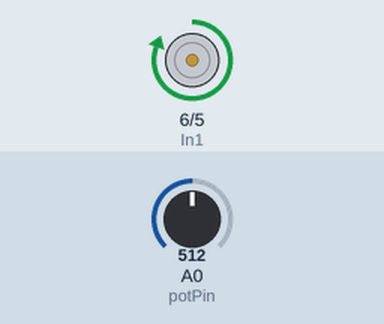
This sketch was run on a simulated Arduino Uno, built with avr-gcc and run on an emulated ATmega328P. Parts: motor-driver pin pairs drawn as motors (green arrow = first pin HIGH = forward, orange = second pin HIGH = backward, longer = more drive). The test bench sets the inputs (shaded band); at power-on: A0 (potPin) = 512. What the sketch prints to the serial monitor is not drawn.

Above: at 1.2 s.
1.3 s: A0 (potPin) set to 60
2.8 s: A0 (potPin) set to 51
At 5.0 s:
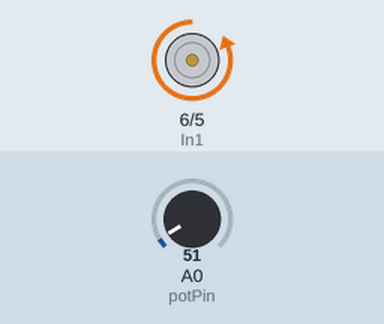
5.3 s: A0 (potPin) set to 842
6.8 s: A0 (potPin) set to 867
At 7.4 s:
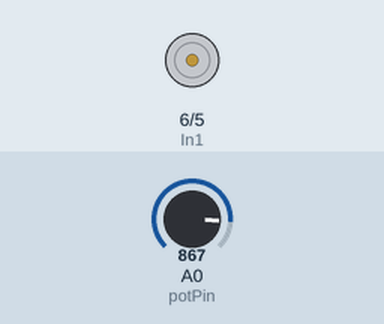
9.3 s: A0 (potPin) set to 0
At 11.1 s:
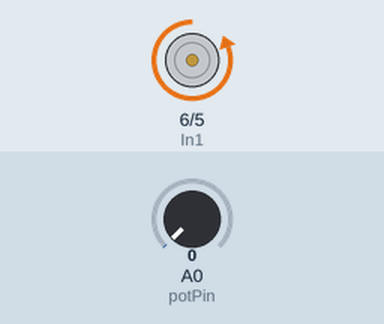
Timing chart, 0 to 12.6 s (numbered marks = the images above; inputs shaded):
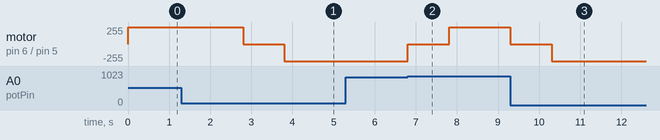

Measured:
- the behaviour switches between 58 and 57 on A0 (potPin) (found by bisection; images 0 and 1)
- the behaviour switches between 849 and 850 on A0 (potPin) (found by bisection; images 1 and 2)
- after the input at 2.8 s, motor on pin 6 (In1) / pin 5 (In2): forward 255/255 → stopped at once, → backward 255/255 1.0 s later
- after the input at 6.8 s, motor on pin 6 (In1) / pin 5 (In2): backward 255/255 → stopped at once, → forward 255/255 1.0 s later
- after the input at 9.3 s, motor on pin 6 (In1) / pin 5 (In2): forward 255/255 → stopped at once, → backward 255/255 1.0 s later

The sketch:

Actuator_Fix.ino
```cpp
//Pin declarations
int In1 = 6;
int In2 = 5;
int potPin = A0;

/*NOTE:
 * Sending HIGH to In2 and LOW to In1 will extend the actuator
 * Sending LOW to In2 and HIGH to In1 will retract the actuator
 * Sending LOW to In2 and LOW to In1 will stop the actuator movement
 */

void setup() {
  //Begins serial
  Serial.begin(9600);
  //Define pins
  pinMode(In1,OUTPUT);
  pinMode(In2,OUTPUT);
  pinMode(potPin, INPUT);
}

//This loop simply tests functions below
void loop() {
  //Testing PWM for variable speed
  sendToPosition(0);
  delay(1000);
  sendToPosition(100);
  delay(1000);
}

/*  @Author: Jon Kenneson
 *  @Date: September 2016
 *
 *  This function reads the potentiometer and returns mapped value in range 0-100%
 */
int getCurrentPosition() {
  int sensorValue = analogRead(potPin);
  sensorValue = map(sensorValue, 50, 850, 0, 100);
  if(sensorValue > 100) sensorValue = 100;
  else if(sensorValue < 0) sensorValue = 0;
  Serial.println(sensorValue);
  return sensorValue;
}

/*  @Author: Jon Kenneson
 *  @Date: September 2016
 *
 *  This function sends the actuator to a certain position determined by percentage extended sent in
 *  The actuator will extend if it is below the intended position, retract if above, or stay still if already in place
 */
void sendToPosition(int position) {
  int currentPosition = getCurrentPosition();

  //If we're below, extend the actuator
  if(currentPosition < position) {
    while(currentPosition < position) {
      digitalWrite(In1, LOW);
      digitalWrite(In2, HIGH);
      currentPosition = getCurrentPosition();
    }
      //Stop motion
      digitalWrite(In1, LOW);
      digitalWrite(In2, LOW);
  }
  //If we're above, retract the actuator
  else if (currentPosition > position) {
     while(currentPosition > position) {
      digitalWrite(In1, HIGH);
      digitalWrite(In2, LOW);
      currentPosition = getCurrentPosition();
    }
    //Stop motion
    digitalWrite(In1, LOW);
    digitalWrite(In2, LOW);
  }
  //Otherwise, send both signals low to hold position there
  else {
    //Stop motion
    digitalWrite(In1, LOW);
    digitalWrite(In2, LOW);
  }
}
```
